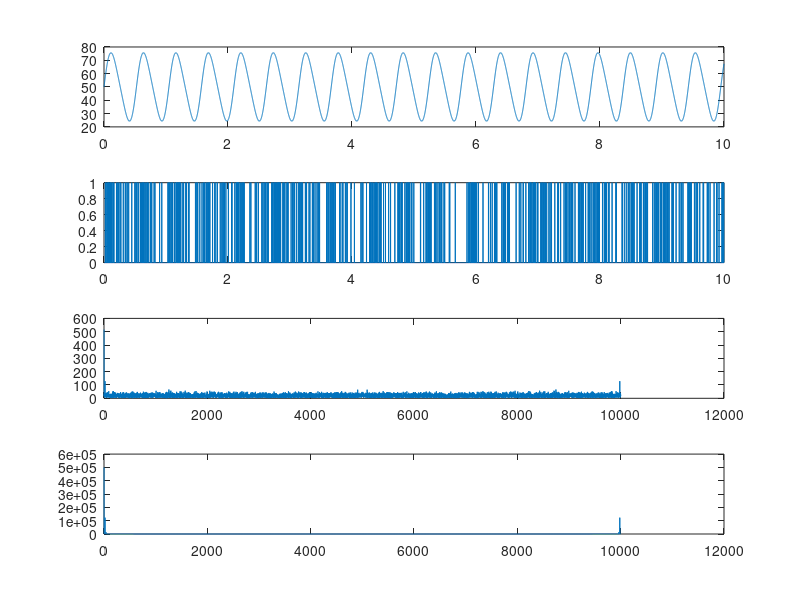

Source code (MATLAB): (Note: this script raises an error after producing the figure.)
%% model data
clc;
f0 = 50; f1 = 25; f2 = 3;
dt = 0.001; t = 0:dt:10;
ft = f0+f1*sin(12*t)+f2*sin(24*t);
subplot(4,1,1);
plot(t,ft);
spTrain = nan(size(t));
spTrain = rand(size(t))<ft*dt;
subplot(4,1,2)
plot(t,spTrain)
sum(spTrain)/max(t);

ax1 = subplot(4,1,3);
plot(abs(fft(spTrain)));

ax2 = subplot(4,1,4);
plot(abs(fft(ft)));

linkaxes([ax1 ax2],'x')
%% using actual data. direct fft calculation and plotting
% error('need to change dataLoc to the correct physAnalysis.mat file. can remove error after linking to correct file');
dataLoc = 'C:\Documents and Settings\Owner\My Documents\Downloads\physAnalysis.mat';
temp = load(dataLoc);
physAnalysis = temp.physAnalysis;
c = physAnalysis{1}{1}.trode_1;

% using actual data analysis techniques
s.stimInfo.refreshRate = c.stimInfo.refreshRate; % the refreshrate
numRepeats = length(unique(c.repeats));
numTypes = length(unique(c.types));
s.f0 = nan(numRepeats,numTypes);
s.f1 = nan(numRepeats,numTypes);
s.f2 = nan(numRepeats,numTypes);
s.coh = nan(numRepeats,numTypes);
s.cohLB = nan(numRepeats,numTypes);

for rep = 1:numRepeats
    for type = 1:numTypes
        % recreate the stim
        stim = 0.5+0.5*cos(c.phases((c.repeats==rep)&(c.types==type)));
        spike = c.spikeCount((c.repeats==rep)&(c.types==type));
        fStim = fft(stim);
        fSpike = fft(spike);
        if ~isempty(fStim) && length(fStim)>10
            s.f0(rep,type) = fSpike(1)/length(stim)*s.stimInfo.refreshRate; % the DC component
            pSpike=angle(fStim(2:floor(length(fStim)/2)));
            fStim=abs(fStim(2:floor(length(fStim)/2))); % get rid of DC and symetry
            fSpike=abs(fSpike(2:floor(length(fSpike)/2)));
            indF1 = min(find(fStim==max(fStim)));
            indF2 = 2*indF1;
            s.f1(rep,type) = fSpike(indF1)/length(stim)*s.stimInfo.refreshRate;
            s.phaseDensity(rep,type) = pSpike(indF1);
            if numel(fSpike)>indF2
                s.f2(rep,type) = fSpike(indF2)/length(stim)*s.stimInfo.refreshRate;
            else
                s.f2(rep,type) = nan;
            end
            % coherency
            chrParam.tapers=[3 5]; % same as default, but turns off warning
            chrParam.err=[2 0.05];  % use 2 for jacknife
            fscorr=true;
            % should check chronux's chrParam,trialave=1 to see how to
            % handle CI's better.. will need to do all repeats at once
            [C,phi,S12,S1,S2,f,zerosp,confC,phistd,Cerr]=...
                coherencycpb(stim,spike,chrParam,fscorr);
            
            if ~zerosp
                peakFreqInds=find(S1>max(S1)*.95); % a couple bins near the peak of
                [junk maxFreqInd]=max(S1);
                s.coh(rep,type)=mean(C(peakFreqInds)); % mean of coherencey near the peak...what are we doing this?
                s.cohLB(rep,type)=Cerr(1,maxFreqInd); % error is at the max Ind
            else
                s.coh(rep,type)=nan;
                s.cohLB(rep,type)=nan;
            end
            
        else
            s.f0(rep,type) = nan;
            s.f1(rep,type) = nan;
            s.f2(rep,type) = nan;
            s.coh(rep,type) = nan;
            s.cohLB(rep,type) = nan;
        end
    end
end

[repInds typeInds]=find(isnan(s.f1));
s.f0(unique(repInds),:)=nan;   % remove reps with bad power estimates
s.f1(unique(repInds),:)=nan;   % remove reps with bad power estimates
s.f2(unique(repInds),:)=nan;   % remove reps with bad power estimates
s.coh(unique(repInds),:)=nan;   % remove reps with bad power estimates
s.cohLB(unique(repInds),:)=nan; % remove reps with bad power estimates

figure;
subplot(3,1,1),plot(nanmean(s.f0,1));title('f0.normal fft')
subplot(3,1,2),plot(nanmean(s.f1,1));title('f1')
subplot(3,1,3),plot(nanmean(s.f2,1));title('f2')

%% see movie
for rep = 1:numRepeats
    for type = 1:numTypes
        figure(1);
        stim = 0.5+0.5*cos(c.phases((c.repeats==rep)&(c.types==type)));
        spike = c.spikeCount((c.repeats==rep)&(c.types==type));
        subplot(4,1,1); plot(stim);
        title(sprintf('t:%d,r:%d',type,rep));
        subplot(4,1,2); plot(spike);
        fStim = abs(fft(stim));
        fSpike = abs(fft(spike));
        % take away f0
        
        ax1 = subplot(4,1,3); plot(fStim); set(ax1,'xlim',[0 100])
        ax2 = subplot(4,1,4); plot(fSpike);set(ax2,'xlim',[0 100])
        pause(1)
        
    end
end
%% see as mean + error movie
fStim = nan(numTypes,numRepeats,300);
fSpike = nan(numTypes,numRepeats,300);
for type = 1:numTypes
    for rep = 1:numRepeats
        figure(1);
        stim = 0.5+0.5*cos(c.phases((c.repeats==rep)&(c.types==type)));
        spike = c.spikeCount((c.repeats==rep)&(c.types==type));
        fStim(type,rep,:) = abs(fft(stim));
        fSpike(type,rep,:) = abs(fft(spike));
    end
    fStimMean = squeeze(nanmean(fStim(type,:,:),2));
    fStimErr = squeeze(nanstd(fStim(type,:,:),[],2))/sqrt(numRepeats);
    fSpikeMean = squeeze(nanmean(fSpike(type,:,:),2));
    fSpikeErr = squeeze(nanstd(fSpike(type,:,:),[],2))/sqrt(numRepeats);
    ax1 = subplot(2,1,1);cla; hold on;
    plot(fStimMean);
    for i = 1:length(fStimErr)
        plot([i i],[fStimMean(i)-fStimErr(i) fStimMean(i)+fStimErr(i)],'k');
    end
    title(sprintf('t:%d; mean+-stderr',type,rep));
    ax2 = subplot(2,1,2);cla; hold on;
    set(ax2,'ylim',[0 100]);
    plot(fSpikeMean);
    for i = 1:length(fSpikeErr)
        plot([i i],[fSpikeMean(i)-fSpikeErr(i) fSpikeMean(i)+fSpikeErr(i)],'k');
    end
    linkaxes([ax1,ax2],'x');
    
    pause(1);
end

%% see as mean + error for all simultaneously
figure(1);
fStim = nan(numTypes,numRepeats,300);
fSpike = nan(numTypes,numRepeats,300);
axList = nan(10,1);
for type = 1:numTypes
    for rep = 1:numRepeats
        figure(1);
        stim = 0.5+0.5*cos(c.phases((c.repeats==rep)&(c.types==type)));
        spike = c.spikeCount((c.repeats==rep)&(c.types==type));
        fStim(type,rep,:) = abs(fft(stim));
        fSpike(type,rep,:) = abs(fft(spike));
    end
    fStimMean = squeeze(nanmean(fStim(type,:,:),2));
    fStimErr = squeeze(nanstd(fStim(type,:,:),[],2))/sqrt(numRepeats);
    fSpikeMean = squeeze(nanmean(fSpike(type,:,:),2));
    fSpikeErr = squeeze(nanstd(fSpike(type,:,:),[],2))/sqrt(numRepeats);
    ax1 = subplot(10,1,1);cla; hold on;
    plot(fStimMean); title('fStim')
    for i = 1:length(fStimErr)
        plot([i i],[fStimMean(i)-fStimErr(i) fStimMean(i)+fStimErr(i)],'k');
    end
    
    ax2 = subplot(10,1,type+1);cla; hold on;
    axList(type) = ax2;
    title(sprintf('t:%d',type));
    plot(fSpikeMean);
    for i = 1:length(fSpikeErr)
        plot([i i],[fSpikeMean(i)-fSpikeErr(i) fSpikeMean(i)+fSpikeErr(i)],'k');
    end
    set(ax2,'XTickLabel',[],'YLim',[0 100]);
    
%     pause(1);
end
axList(10) = ax1;
linkaxes(axList,'x');

%% using the fft estimate in chronux and plotting
temp = load(dataLoc);
physAnalysis = temp.physAnalysis;
c = physAnalysis{1}{1}.trode_1;

% using actual data analysis techniques
s.stimInfo.refreshRate = c.stimInfo.refreshRate; % the refreshrate
numRepeats = length(unique(c.repeats));
numTypes = length(unique(c.types));
sChronux.f0 = nan(numTypes);
sChronux.f1 = nan(numTypes);
sChronux.f2 = nan(numTypes);

spikes = nan(numTypes,numRepeats,300);
for type = 1:numTypes
    for rep = 1:numRepeats
        % recreate the stim
        stim = 0.5*cos(c.phases((c.repeats==rep)&(c.types==type)));
        spikes(type,rep,:) = c.spikeCount((c.repeats==rep)&(c.types==type));
    end
        params.tapers = [2 3];
        params.err = [2 0.05];
        params.Fs = c.stimInfo.refreshRate;
        [fStim freqStim]= mtspectrumc(stim,params);
        params.trialave = 1;
%         keyboard
        [fSpike freqSpike spRate fErrorSpike]= mtspectrumpb(squeeze(spikes(type,:,:))',params,1); %fscorr is 1
%         subplot(2,1,1);
%         plot(freqStim,fStim)
%         ax = subplot(2,1,2);
%         plot(freqSpike,fSpike);
%         set(ax,'ylim',[0,100])
%         pause(2);
        
        % set the values
        [junk f1Index] = min(abs(freqSpike-c.stimInfo.driftfrequencies));
        [junk f2Index] = min(abs(freqSpike-2*c.stimInfo.driftfrequencies));
        sChronux.f0(type) = spRate;
        sChronux.f1(type) = sqrt(fSpike(f1Index));
        sChronux.f2(type) = sqrt(fSpike(f2Index));
end
figure;
subplot(3,1,1),plot(sChronux.f0);title('f0.chronux')
subplot(3,1,2),plot(sChronux.f1);title('f1')
subplot(3,1,3),plot(sChronux.f2);title('f2')

%% using the fft estimate in chronux and plotting spectrum as a movie
temp = load(dataLoc);
physAnalysis = temp.physAnalysis;
c = physAnalysis{1}{1}.trode_1;

% using actual data analysis techniques
s.stimInfo.refreshRate = c.stimInfo.refreshRate; % the refreshrate
numRepeats = length(unique(c.repeats));
numTypes = length(unique(c.types));


spikes = nan(numTypes,numRepeats,300);
for type = 1:numTypes
    for rep = 1:numRepeats
        % recreate the stim
        stim = 0.5*cos(c.phases((c.repeats==rep)&(c.types==type)));
        spikes(type,rep,:) = c.spikeCount((c.repeats==rep)&(c.types==type));
    end
        params.tapers = [2 3];
        params.err = [2 0.05];
        params.Fs = c.stimInfo.refreshRate;
        [fStim freqStim]= mtspectrumc(stim,params);
        params.trialave = 1;
%         keyboard
        [fSpike freqSpike spRate fErrorSpike]= mtspectrumpb(squeeze(spikes(type,:,:))',params,1); %fscorr is 1
        subplot(2,1,1);
        plot(freqStim,fStim)
        ax = subplot(2,1,2);
        plot(freqSpike,fSpike);
        set(ax,'ylim',[0,100])
        pause(2);
        
%         % set the values
%         [junk f1Index] = min(abs(freqSpike-c.stimInfo.driftfrequencies));
%         [junk f2Index] = min(abs(freqSpike-2*c.stimInfo.driftfrequencies));
%         sChronux.f0(type) = spRate;
%         sChronux.f1(type) = fSpike(f1Index);
%         sChronux.f2(type) = fSpike(f2Index);
end
% figure;
% subplot(3,1,1),plot(sChronux.f0);title('f0.chronux')
% subplot(3,1,2),plot(sChronux.f1);title('f1')
% subplot(3,1,3),plot(sChronux.f2);title('f2')



%%  plot fft in three ways as a movie
dataLoc = 'C:\Documents and Settings\Owner\My Documents\Downloads\physAnalysis.mat';
temp = load(dataLoc);
physAnalysis = temp.physAnalysis;
c = physAnalysis{1}{1}.trode_1;

% using actual data analysis techniques
refreshRate = c.stimInfo.refreshRate;
s.stimInfo.refreshRate = c.stimInfo.refreshRate; % the refreshrate
numRepeats = length(unique(c.repeats));
numTypes = length(unique(c.types));

for rep = 1:numRepeats
    for type = 1:numTypes
        figure(1);
        stim = cos(c.phases((c.repeats==rep)&(c.types==type)));
        spike = c.spikeCount((c.repeats==rep)&(c.types==type));
        subplot(4,1,1); plot(stim);
        title(sprintf('t:%d,r:%d',type,rep));
        subplot(4,1,2); plot(spike);
        
        % direct fft
        fStimFFT = abs(fft(stim))/length(stim)*refreshRate;
        fSpikeFFT = abs(fft(spike))/length(spike)*refreshRate;
        
        %take away DC
        fStimFFTDC = fStimFFT(1); fStimFFT(1) = [];
        fSpikeFFTDC = fSpikeFFT(1); fSpikeFFT(1) = [];
        
        % remove the mirror image
        fStimFFT = fStimFFT(1:length(fStimFFT)/2);
        fSpikeFFT = fSpikeFFT(1:length(fSpikeFFT)/2);
        
        freqFFT = linspace(0,refreshRate/2,length(fStimFFT)+1);
        freqFFT(1) = [];
        
        % using chronux
        params.tapers = [2 3];
        params.err = [0 0.05];
        params.Fs = c.stimInfo.refreshRate;
        [fStimChr freqStimChr]= mtspectrumc(stim,params);
        params.trialave = 0;
        [fSpikeChr freqSpikeChr rChr]= mtspectrumpb(spike',params,1); %fscorr is 1
        
        % using pam's method
        [fStimPam freqStimPam] = spectofspike(stim,128,1/c.stimInfo.refreshRate,false);
        [fSpikePam freqSpikePam rPam] = spectofspike(spike,128,1/c.stimInfo.refreshRate,false);
        
        ax1 = subplot(4,1,3); cla; hold on;  plot(freqFFT,fStimFFT,'k'); plot(freqStimChr,sqrt(fStimChr),'r','LineWidth',2); plot(freqStimPam-min(freqStimPam),fStimPam,'b','LineWidth',2); set(ax1,'xlim',[0 20])
        ax2 = subplot(4,1,4); cla; hold on; plot(freqFFT,fSpikeFFT,'k'); plot(freqSpikeChr,sqrt(fSpikeChr),'r','LineWidth',2); plot(freqSpikePam-min(freqSpikePam),fSpikePam,'b','LineWidth',2); set(ax2,'xlim',[0 20])
        pause(1)
        
    end
end

%%  plot fft pam mentod only
dataLoc = 'C:\Documents and Settings\Owner\My Documents\Downloads\physAnalysis.mat';
temp = load(dataLoc);
physAnalysis = temp.physAnalysis;
c = physAnalysis{1}{1}.trode_1;

% using actual data analysis techniques
refreshRate = c.stimInfo.refreshRate;
s.stimInfo.refreshRate = c.stimInfo.refreshRate; % the refreshrate
numRepeats = length(unique(c.repeats));
numTypes = length(unique(c.types));

for rep = 1:numRepeats
    for type = 1:numTypes
%         figure(1);
        stim = cos(c.phases((c.repeats==rep)&(c.types==type)));
        spike = c.spikeCount((c.repeats==rep)&(c.types==type));
%         subplot(4,1,1); plot(stim);
%         title(sprintf('t:%d,r:%d',type,rep));
%         subplot(4,1,2); plot(spike);
        
        
%         [fStimPam freqStimPam] = spectofspike(stim,128,1/c.stimInfo.refreshRate,true);
        [fSpikePam freqSpikePam rPam] = spectofspike(spike,128,1/c.stimInfo.refreshRate,true);
        
%         ax1 = subplot(4,1,3); cla; hold on;  plot(freqStimPam-min(freqStimPam),fStimPam,'b','LineWidth',2); set(ax1,'xlim',[0 20])
%         ax2 = subplot(4,1,4); cla; hold on; plot(freqSpikePam-min(freqSpikePam),fSpikePam,'b','LineWidth',2); set(ax2,'xlim',[0 20])
        pause()
        
    end
end

%% repeating for each neuron individually
whichID = 1:db.numNeurons;
whichID = [9];
params = [];
params.includeNIDs = whichID;
params.deleteDupIDs = false;
[aInd nID subAInd]=selectIndexTool(db,'sfGratings',params);
detailOnWNNew = ...
[1 1 1 1 0 0 0 1 1 inf 0 0 inf 0 0 0 0 1 0 inf 1 0 0 inf inf 1 1 inf 1 ...
1 1 1 1 1 0 0 0 1 inf inf 1 1 0 inf 1 0 inf 1 1 1 1 inf inf inf 0 0 1 0 ...
1 1 0 0 0];
detailOnWNOld = [0 0 0 0 0 0 0 1 0 0 0 1 0 1 1 0 0 0 0 inf];

detailLatencyNew = ...
[83 83 100 83 100 83 100 83 83 inf 100 83 inf 83 67 83 83 83 100 inf 83 83 83 inf inf 100 83 inf 83 83 83 83 83 83 83 ...
100 83 117 inf inf 67 83 83 inf 83 100 inf 100 83 83 100 inf inf 83 83 83 83 100 133 83 117 83 133] ;

detailLatencyOld = [50 50 67 50 50 33 33 183 83 54 82 45 92 inf 45 45 45 inf 83 inf];

for i = 1:length(nID)
    han = figure('units','normalized','outerposition',[0 0 1 1]);
    figName = sprintf('n%d_a%d.png',nID(i),subAInd(i));
    params.nID = nID(i);
    params.aInd = subAInd(i);
    params.ON = detailOnWNNew(params.nID);
%     params.ON = detailOnWNOld(params.nID);
    params.latency = detailLatencyNew(params.nID);
%     params.latency = detailLatencyOld(params.nID);
    db.data{nID(i)}.analyses{subAInd(i)}.plotPowerSpectra(han,params);
    saveLoc = 'C:\Documents and Settings\Owner\My Documents\Dropbox';
    plot2svg(fullfile(saveLoc,figName));
%     plot2svg(fullfile(saveLoc,figName),han);
%     pause(1)
    close(han);
    pause(1);
end

%% plot rasters

whichID = 1:db.numNeurons;
% whichID = [17 19 20 22 24 25 26 29 30 32 ];
params = [];
params.includeNIDs = whichID;
params.deleteDupIDs = false;
[aInd nID subAInd]=selectIndexTool(db,'sfGratings',params);

for i = 1:length(nID)
    han = figure('units','normalized','outerposition',[0 0 1 1]);
    figName = sprintf('n%d_a%d_r.png',nID(i),subAInd(i));
    params.nID = nID(i);
    params.aInd = subAInd(i);
    
    rasterAx = axes('position',[0.05,0.05,0.45,0.9]);
    rasterParams.handle = rasterAx;
    db.data{nID(i)}.analyses{subAInd(i)}.plotRaster(rasterParams);
    
    isiAx = axes('position',[0.55,0.05,0.4,0.45]);
    isiParams.color = 'k';
    db.data{nID(i)}.analyses{subAInd(i)}.plotISI(isiAx,isiParams);
    
    spikeAx = axes('position',[0.55,0.55,0.4,0.4]);
    spikeParams.color = 'r';
    db.data{nID(i)}.analyses{subAInd(i)}.plotSpikes(spikeAx,spikeParams);
    
    saveLoc = 'C:\Documents and Settings\Owner\Desktop\validation';
    print(han,fullfile(saveLoc,figName),'-dpng','-r300');
%     plot2svg(fullfile(saveLoc,figName),han);
%     pause(1)
    close(han);
    pause(1);
end



%% test model data on autocorr calculation
clc;
f0s = -30:0;
spec = [];
for i = 1:length(f0s)
    f0 = f0s(i); f1 = 25; f2 = 0;noise = 0.1;
    w = 4;
    dt = 0.001; t = 0:dt:10;
    ft = f0+f1*sin(2*pi*w*t)+f2*sin(2*2*pi*w*t)+noise*f0*randn(size(t));
%     subplot(4,1,1);
%     plot(t,ft);
    spTrain = nan(size(t));
    spTrain = rand(size(t))<ft*dt;
%     subplot(4,1,2)
%     plot(t,spTrain)
%     sum(spTrain)/max(t);
    
%     ax1 = subplot(4,1,3);
    [specStim,fbinStim,DC] = spectofspike(ft,round(1/dt),dt,false);
%     plot(fbinStim-min(fbinStim),specStim);
%     set(gca,'xlim',[0 20]);
    
%     ax2 = subplot(4,1,4);
    [specSpike,fbinSpike,DC] = spectofspike(spTrain,round(1/dt),dt,false);
%     plot(fbinSpike-min(fbinSpike),specSpike);

% keyboard
%     set(gca,'xlim',[0 20]);
    spec = [spec;specSpike];
end
% linkaxes([ax1 ax2],'x')
which = fbinSpike>0 & fbinSpike<30;
mesh(f0s,fbinSpike(which),spec(:,which)')

%% plotting eta values
load('C:\SFFit\NewCellsSFFit_AC.mat')
nIDsCompletelyAccepted = [1 3 4 5 6 9 14 16 17 23 30 31 32 33 43 45 46 48 49 57];

nIDsOnTheMargin = [7 11 12 19 22 26 27 29 34 35 36 37 38 41 42 51 56 58 61];

whichID = 1:db.numNeurons;
whichID = [1 3 4 5 6 7 9 12 14 16 17 19 22 26 29 30 31 32 37 43 45 46 48 49 51 56 57 58 ...
    63 11 23 27 33 34 35 36 38 41 42 44 47 61]; 
params = [];
params.includeNIDs = whichID;
params.deleteDupIDs = false;

allF1 = getFacts(db,{{'sfGratings',{{'f1','f1SEM'},'all'}},params});
nIDsInFit = allF1.nID;
subAIndInFit = allF1.subAInd;

whichOK = ismember(nIDsInFit,nIDsCompletelyAccepted);
etasOK = [];
analysisOK = [];
etasMarginal = [];
analysisMarginal = []; 
% fitOutput(1) : balanced
% fitOutput(2) : supra
% fitOutput(4) : sub
minQualDiff = 0.02;
nIDsFinished = [];
for i = 1:length(nIDsInFit)
    if ismember(nIDsInFit(i),nIDsCompletelyAccepted) && ~ismember(nIDsInFit(i),nIDsFinished)
        % get the etas for all the fits
        balQual = fitOutput(1).fit(i).chosenRF.quality;
        supraQual = fitOutput(2).fit(i).chosenRF.quality;
        subQual = fitOutput(4).fit(i).chosenRF.quality;
        
        [junk ind] = max([balQual supraQual -inf subQual]);
        if ind == 2
            % special case to make sure that the supra is actually better! 
            if supraQual-max([balQual subQual])>=minQualDiff
                %keep the ind
            else
                [junk ind] = max([balQual -inf -inf subQual]);
            end                
        end
        
        % now we are home...just find eta for that analysis
        ks = fitOutput(ind).fit(i).chosenRF.KS;
        kc = fitOutput(ind).fit(i).chosenRF.KC;
        rs = fitOutput(ind).fit(i).chosenRF.RS;
        rc = fitOutput(ind).fit(i).chosenRF.RC;
        
        etaAnalysis = (ks*rs*rs)/(kc*rc*rc);
        etasOK(end+1) = etaAnalysis;
        analysisOK(end+1) = i;
        nIDsFinished(end+1) = nIDsInFit(i);
    elseif ismember(nIDsInFit(i),nIDsOnTheMargin)&& ~ismember(nIDsInFit(i),nIDsFinished)
        % get the etas for all the fits
        balQual = fitOutput(1).fit(i).chosenRF.quality;
        supraQual = fitOutput(2).fit(i).chosenRF.quality;
        subQual = fitOutput(4).fit(i).chosenRF.quality;
        
        [junk ind] = max([balQual supraQual -inf subQual]);
        if ind == 2
            % special case to make sure that the supra is actually better! 
            if supraQual-max([balQual subQual])>=minQualDiff
                %keep the ind
            else
                [junk ind] = max([balQual -inf -inf subQual]);
            end                
        end
        
        % now we are home...just find eta for that analysis
        ks = fitOutput(ind).fit(i).chosenRF.KS;
        kc = fitOutput(ind).fit(i).chosenRF.KC;
        rs = fitOutput(ind).fit(i).chosenRF.RS;
        rc = fitOutput(ind).fit(i).chosenRF.RC;
        
        etaAnalysis = (ks*rs*rs)/(kc*rc*rc);
        etasMarginal(end+1) = etaAnalysis;
        analysisMarginal(end+1) = i;   
        nIDsFinished(end+1) = nIDsInFit(i);
    else
        % reject that analysis
    end
end
edges = linspace(-1.5,2,20);
histcOKs = histc(log10(etasOK),edges);
histcMarginals = histc(log10(etasMarginal),edges);
bar(edges,[histcOKs;histcMarginals]','stacked')
set(gca,'fontsize',25,'fontname','FontinSans');
set(gca,'xlim',[-2 2])
